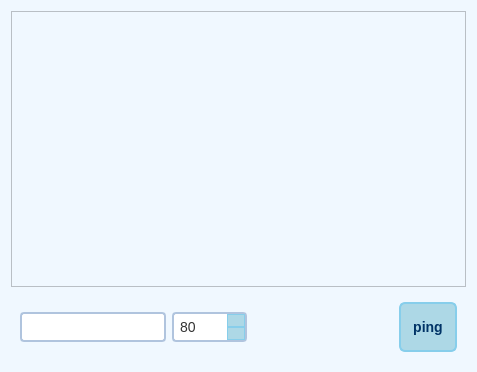
<?xml version="1.0" encoding="UTF-8"?>
<ui version="4.0">
 <class>Pinger</class>
 <widget class="QWidget" name="Pinger">
  <property name="geometry">
   <rect>
    <x>0</x>
    <y>0</y>
    <width>477</width>
    <height>372</height>
   </rect>
  </property>
  <property name="windowTitle">
   <string>Form</string>
  </property>
  <property name="styleSheet">
   <string notr="true">/* 浅蓝色全局背景 */
QWidget {
    background-color: #f0f8ff;
    color: #333333;
    font-family: &quot;Segoe UI&quot;, &quot;Microsoft YaHei&quot;, sans-serif;
    font-size: 14px;
}

/* 边框和圆角样式 */
QWidget#centralWidget {
    border: 2px solid #b0c4de;
    border-radius: 8px;
    padding: 4px;
}

/* QPushButton 优化 */
QPushButton {
    background-color: #add8e6;
    color: #003366;
    border: 2px solid #87ceeb;
    border-radius: 6px;
    padding: 6px 12px;
    font-weight: bold;
}
QPushButton:hover {
    background-color: #87ceeb;
    border-color: #4682b4;
    color: #001f3f;
}
QPushButton:pressed {
    background-color: #5f9ea0;
    border-color: #4682b4;
    color: #ffffff;
}
QPushButton:disabled {
    background-color: #d3d3d3;
    color: #a9a9a9;
    border-color: #c0c0c0;
}

/* QSpinBox 样式 */
QSpinBox {
    background-color: #ffffff;
    border: 2px solid #b0c4de;
    border-radius: 4px;
    padding: 2px 4px;
}
QSpinBox::up-button, QSpinBox::down-button {
    background-color: #add8e6;
    border: 1px solid #87ceeb;
    width: 16px;
}
QSpinBox::up-button:hover, QSpinBox::down-button:hover {
    background-color: #87ceeb;
}
QSpinBox::up-button:pressed, QSpinBox::down-button:pressed {
    background-color: #5f9ea0;
}
QSpinBox::up-arrow, QSpinBox::down-arrow {
    width: 10px;
    height: 10px;
}

/* QLineEdit 样式 */
QLineEdit {
    background-color: #ffffff;
    border: 2px solid #b0c4de;
    border-radius: 4px;
    padding: 4px;
    selection-background-color: #87ceeb;
    selection-color: #ffffff;
}

/* QLabel 样式 */
QLabel {
    color: #003366;
    font-weight: 500;
}

/* QProgressBar 样式 (如果有的话) */
QProgressBar {
    border: 2px solid #87ceeb;
    border-radius: 5px;
    text-align: center;
    background: #e0f7ff;
}
QProgressBar::chunk {
    background-color: #5f9ea0;
    width: 20px;
}

/* QScrollBar 样式 (如果有的话) */
QScrollBar:vertical {
    border: none;
    background: #e0f7ff;
    width: 12px;
    margin: 0px 0px 0px 0px;
}
QScrollBar::handle:vertical {
    background: #add8e6;
    border-radius: 6px;
    min-height: 20px;
}
QScrollBar::handle:vertical:hover {
    background: #87ceeb;
}
QScrollBar::add-line:vertical, QScrollBar::sub-line:vertical {
    height: 0px;
}

QScrollBar:horizontal {
    border: none;
    background: #e0f7ff;
    height: 12px;
    margin: 0px 0px 0px 0px;
}
QScrollBar::handle:horizontal {
    background: #add8e6;
    border-radius: 6px;
    min-width: 20px;
}
QScrollBar::handle:horizontal:hover {
    background: #87ceeb;
}
QScrollBar::add-line:horizontal, QScrollBar::sub-line:horizontal {
    width: 0px;
}

/* QGroupBox 样式 (如果有的话) */
QGroupBox {
    border: 2px solid #87ceeb;
    border-radius: 8px;
    margin-top: 16px;
}
QGroupBox::title {
    subcontrol-origin: margin;
    subcontrol-position: top center;
    background-color: #f0f8ff;
    padding: 0 4px;
}

/* QTableWidget / QListWidget 优化 */
QTableWidget, QListWidget {
    border: 2px solid #b0c4de;
    border-radius: 6px;
    background-color: #ffffff;
    alternate-background-color: #f0f8ff;
    selection-background-color: #87ceeb;
    selection-color: #ffffff;
}

/* QHeaderView (表头) 优化 */
QHeaderView::section {
    background-color: #add8e6;
    border: 1px solid #87ceeb;
    padding: 4px;
    font-weight: bold;
}

</string>
  </property>
  <layout class="QVBoxLayout" name="verticalLayout">
   <item>
    <widget class="QPlainTextEdit" name="ping_show">
     <property name="readOnly">
      <bool>true</bool>
     </property>
    </widget>
   </item>
   <item>
    <widget class="QWidget" name="widget" native="true">
     <layout class="QHBoxLayout" name="horizontalLayout">
      <item>
       <widget class="QLineEdit" name="ip_port">
        <property name="minimumSize">
         <size>
          <width>0</width>
          <height>30</height>
         </size>
        </property>
       </widget>
      </item>
      <item>
       <widget class="QSpinBox" name="port_spinbox">
        <property name="minimumSize">
         <size>
          <width>0</width>
          <height>30</height>
         </size>
        </property>
        <property name="maximum">
         <number>65535</number>
        </property>
        <property name="value">
         <number>80</number>
        </property>
       </widget>
      </item>
      <item>
       <spacer name="horizontalSpacer">
        <property name="orientation">
         <enum>Qt::Orientation::Horizontal</enum>
        </property>
        <property name="sizeHint" stdset="0">
         <size>
          <width>40</width>
          <height>20</height>
         </size>
        </property>
       </spacer>
      </item>
      <item>
       <widget class="QPushButton" name="btn_operate">
        <property name="minimumSize">
         <size>
          <width>0</width>
          <height>50</height>
         </size>
        </property>
        <property name="text">
         <string>ping</string>
        </property>
       </widget>
      </item>
     </layout>
    </widget>
   </item>
  </layout>
 </widget>
 <resources/>
 <connections/>
</ui>
